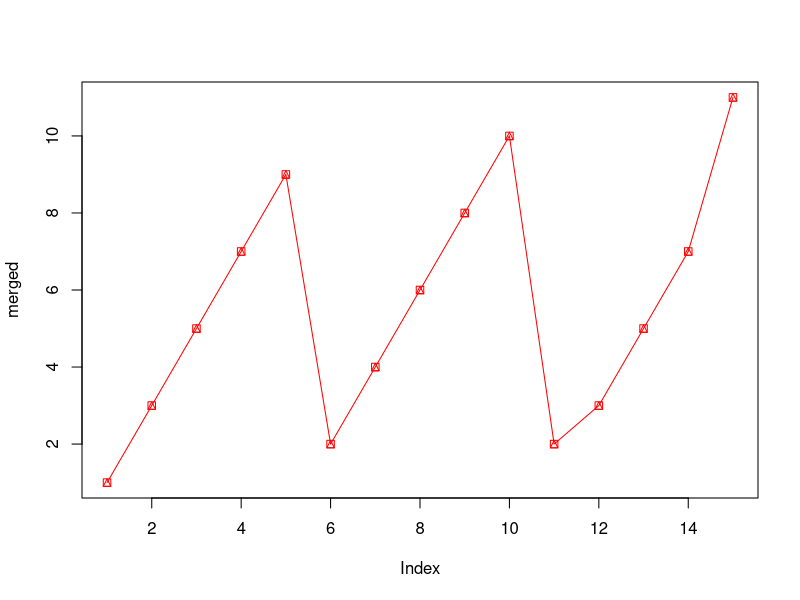

This chart was generated by the following R code: (Note: this script raises an error after producing the figure.)
# COMPULSORY TASK



# COMPULSORY LEARNING TASKS
first <- c(1,3,5,7,9)
second <- c(2,4,6,8,10)
third <- c(2,3,5,7,11)
# Combining the three vectors to become 3x5 matrix
merged <- c(first, second, third)
matrics <- matrix(merged,3,5,TRUE)

# printing the content of the matrix
print(matrics)

# Plot a graph and label
plot(merged, type ="o", col="red", pch=14)

# Task 2
name <- c("Adam","Bob","Charles","David","Elijah")
age <- c(23,45,12,32,28)
role <- c("Manager","Accountant","Clerk","Receptionist","Secretary")
service_length <- c(15,10,12,9,4)
employee <- data.frame(name,age,role,service_length)
print(employee)

# Task 3
#install.packages("ggplot2")
#library(ggplot2)

# to find a toy data set
# data(package = "ggplot2")
ver <- 1:20 
hor <- x^2

datas <- data.frame(x,y)
print(datas)
qplot(data = datas, x = ver, y = hor, geom = "point")

# Task 4
scores = c(50, 75, 85, 60, 43)
barplot(scores,
        main = "Bar Plot of five subjects",
        xlab = "Score",
        ylab = "Subject",
        names.arg = c("Biology", "English", "Chemistry", "Mathematics", "Physics"),
        col = "blue",
        horiz = FALSE)

# Task 5
username <- readline("Enter your name: ")
age <-  readline("Enter your age: ")
print(paste("Hello, ",username))
print(paste("Your age is ",age))